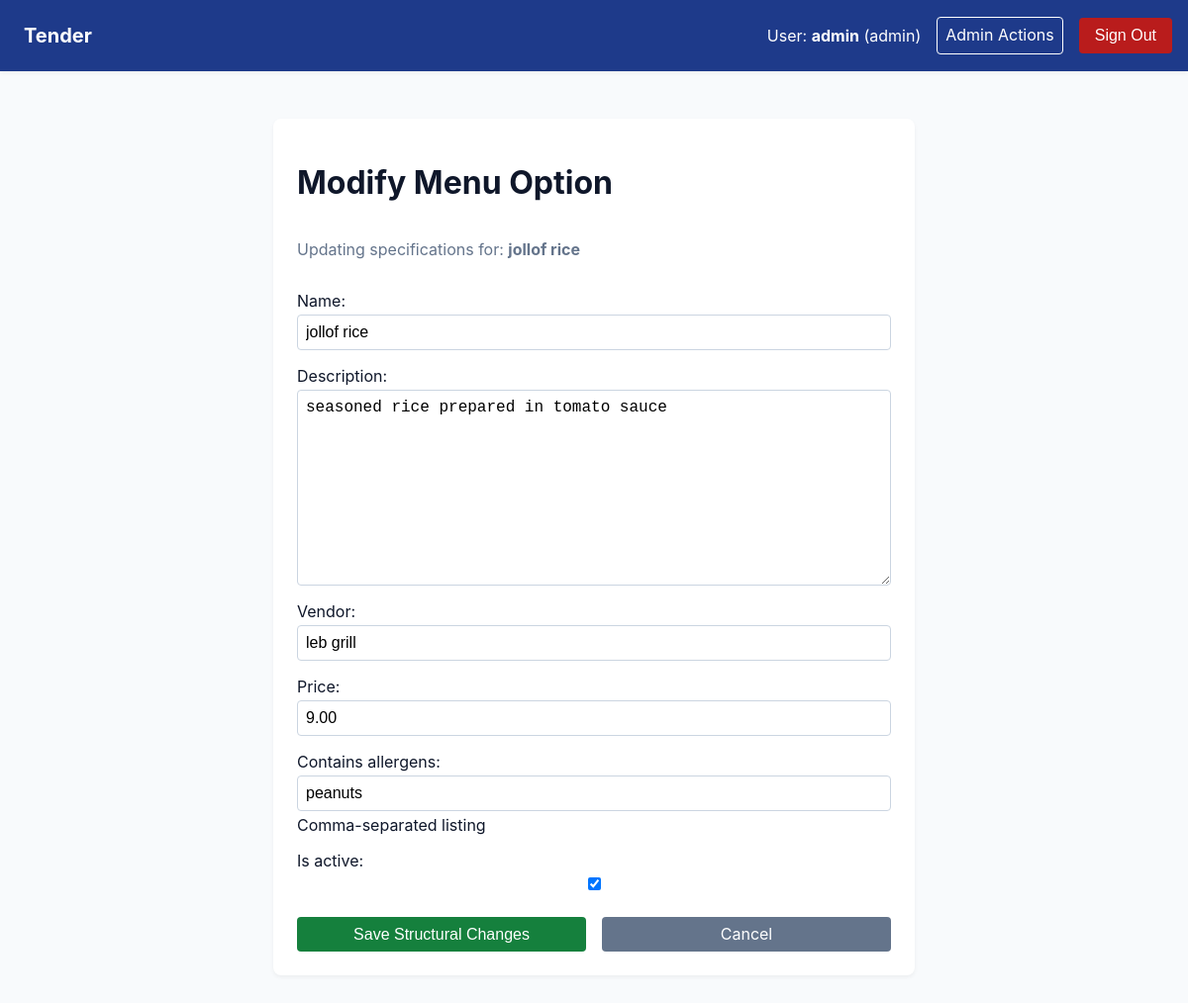
/admin-management/edit/1/ (signed in), run on the app's committed database.
### catering/models.py (models this page shows, shortened)
class UserProfile(AbstractUser):
    ROLE_CHOICES = [
        ('employee', 'Employee'),
        ('admin', 'Office Admin'),
    ]
    role = models.CharField(max_length=10, choices=ROLE_CHOICES, default='employee')
    phone_number = models.CharField(
        max_length=15,
        blank=True,
        default='',
        help_text="Enter contact phone number"
    )
    allergen_free_text = models.CharField(
        max_length=100,
        blank=True,
        help_text="Provide comma-separated values (e.g., peanuts, dairy, gluten)"
    )

class MealOption(models.Model):
    name = models.CharField(max_length=100)
    description = models.TextField()
    vendor = models.CharField(max_length=100)
    price = models.DecimalField(max_digits=6, decimal_places=2)
    contains_allergens = models.CharField(max_length=200, blank=True, help_text="Comma-separated listing")
    is_active = models.BooleanField(default=True)

### catering/views.py (the view)
# urls.py: path('admin-management/edit/<int:meal_id>/', views.edit_meal, name='edit_meal'),
@login_required
def edit_meal(request, meal_id):
    if request.user.role != 'admin':
        messages.error(request, "Access Terminated: Insufficient administrative privileges.")
        return redirect('dashboard')
    meal = get_object_or_404(MealOption, id=meal_id)
    if request.method == 'POST':
        form = MealOptionForm(request.POST, instance=meal)
        if form.is_valid():
            form.save()
            messages.success(request, f"'{meal.name}' was modified successfully.")
            return redirect('admin_panel')
    else:
        form = MealOptionForm(instance=meal)
    return render(request, 'catering/edit_meal.html', {'form': form, 'meal': meal})

### catering/forms.py (shortened to what this page needs)
class MealOptionForm(forms.ModelForm):
    class Meta:
        model = MealOption
        fields = ['name', 'description', 'vendor', 'price', 'contains_allergens', 'is_active']

### catering/context_processors.py (called while the page is built)
def session_timeout(request):
    return {'session_timeout_seconds': settings.SESSION_COOKIE_AGE}

### catering/templates/catering/edit_meal.html (shortened to what this page needs)
{% extends 'catering/base.html' %}
{% block content %}
<div style="max-width: 600px; margin: 3rem auto;" class="ui-card">
    <h1>Modify Menu Option</h1>
    <p style="color: #64748b;">Updating specifications for: <strong>{{ meal.name }}</strong></p>
    <form method="post" novalidate>
        {{ form.as_p }}
        <div style="display: flex; gap: 1rem; margin-top: 1.5rem;">
            <button type="submit" class="ui-btn ui-btn-success" style="flex: 1;">Save Structural Changes</button>
            <a href="{% url 'admin_panel' %}" class="ui-btn" style="background-color: #64748b; text-align: center; flex: 1;">Cancel</a>
        </div>
    </form>
</div>
{% endblock %}

### catering/templates/catering/base.html (shortened to what this page needs)
{% load static %}
<!DOCTYPE html>
<html lang="en-GB">
<head>
    <link rel="stylesheet" href="{% static 'assets/css/styles.css' %}">
</head>
<body>
    <nav aria-label="Primary Navigation System" class="main-nav" data-idle-timeout-seconds="{{ session_timeout_seconds }}">
        <a href="{% url 'dashboard' %}" class="nav-brand">Tender</a>
        <div class="nav-actions">
            {% if user.is_authenticated %}
                <span class="user-status">User: <strong>{{ user.username }}</strong> ({{ user.role }})</span>
                {% if user.role == 'admin' %}
                    <a href="{% url 'admin_panel' %}" class="ui-btn ui-btn-outline">Admin Actions</a>
                {% endif %}
                <form id="logout-form" method="post" action="{% url 'logout' %}">
                    <button type="submit" class="ui-btn ui-btn-danger">Sign Out</button>
                </form>
            {% else %}
                <a href="{% url 'employee_login' %}" class="ui-btn ui-btn-outline">Log In</a>
                <a href="{% url 'register' %}" class="ui-btn ui-btn-outline">Sign Up</a>
            {% endif %}
        </div>
    </nav>
    <main class="app-container">
        {% block content %}{% endblock %}
    </main>
</body>
</html>

### catering/static/assets/css/styles.css (style rules this page uses)
:root { --brand-primary: #1e3a8a; --brand-success: #15803d; --brand-warning: #b45309; --brand-danger: #b91c1c; --brand-light: #f8fafc; --brand-dark: #0f172a; --border-color: #cbd5e1; --radius-md: 8px; --radius-sm: 4px; }
body { background-color: var(--brand-light); color: var(--brand-dark); font-family: -apple-system, BlinkMacSystemFont, "Segoe UI", Roboto, sans-serif; margin: 0; }
.main-nav { background-color: var(--brand-primary); color: white; padding: 1rem; display: flex; justify-content: space-between; align-items: center; flex-wrap: wrap; box-shadow: 0 2px 4px rgba(0,0,0,0.05); }
.main-nav a { color: white; text-decoration: none; padding: 0.5rem; }
.nav-brand { font-weight: bold; font-size: 1.25rem; }
.nav-actions { display: flex; align-items: center; gap: 1rem; }
.app-container { max-width: 1200px; margin: 2rem auto; padding: 0 1rem; }
.ui-card { background-color: white; padding: 1.5rem; border-radius: var(--radius-md); box-shadow: 0 2px 4px rgba(0,0,0,0.05); display: flex; flex-direction: column; height: 100%; }
.ui-btn { display: inline-block; padding: 0.5rem 1rem; border-radius: var(--radius-sm); text-decoration: none; color: white; background-color: var(--brand-primary); border: none; cursor: pointer; font-size: 1rem; text-align: center; transition: opacity 0.15s ease; line-height: 1.2; }
form { margin: 0; }
.ui-btn-danger { background-color: var(--brand-danger); }
.ui-btn-success { background-color: var(--brand-success); }
.ui-btn-outline { background-color: transparent; border: 1px solid white; }
form p { display: flex; flex-direction: column; gap: 0.25rem; margin-bottom: 1rem; }
form input[type="text"], form input[type="number"], form input[type="password"], form textarea, form select { padding: 0.5rem; border: 1px solid var(--border-color); border-radius: var(--radius-sm); font-size: 1rem; background-color: white; width: 100%; box-sizing: border-box; }

### data on the page
UserProfile: username "admin", role "admin"
MealOption: name "jollof rice", description "seasoned rice prepared in tomato sauce", vendor "leb grill", price "9.00", contains_allergens "peanuts", is_active "☑"
